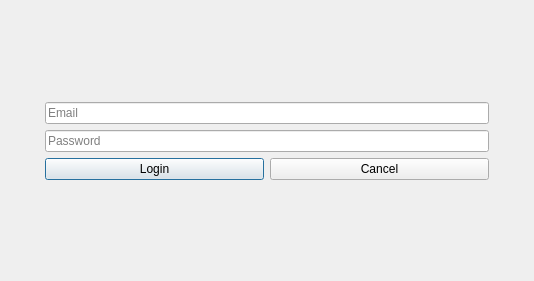
<?xml version="1.0" encoding="UTF-8"?>
<ui version="4.0">
 <class>LoginDialog</class>
 <widget class="QDialog" name="LoginDialog">
  <property name="geometry">
   <rect>
    <x>0</x>
    <y>0</y>
    <width>534</width>
    <height>281</height>
   </rect>
  </property>
  <property name="windowTitle">
   <string>Dialog</string>
  </property>
  <layout class="QVBoxLayout" name="verticalLayout">
   <property name="leftMargin">
    <number>45</number>
   </property>
   <property name="rightMargin">
    <number>45</number>
   </property>
   <item>
    <spacer name="verticalSpacer_2">
     <property name="orientation">
      <enum>Qt::Vertical</enum>
     </property>
     <property name="sizeHint" stdset="0">
      <size>
       <width>20</width>
       <height>40</height>
      </size>
     </property>
    </spacer>
   </item>
   <item>
    <widget class="QLineEdit" name="lineEdit">
     <property name="placeholderText">
      <string>Email</string>
     </property>
    </widget>
   </item>
   <item>
    <widget class="QLineEdit" name="lineEdit_2">
     <property name="echoMode">
      <enum>QLineEdit::Password</enum>
     </property>
     <property name="placeholderText">
      <string>Password</string>
     </property>
    </widget>
   </item>
   <item>
    <layout class="QHBoxLayout" name="horizontalLayout">
     <item>
      <widget class="QPushButton" name="pushButton_2">
       <property name="text">
        <string>Login</string>
       </property>
      </widget>
     </item>
     <item>
      <widget class="QPushButton" name="pushButton">
       <property name="text">
        <string>Cancel</string>
       </property>
      </widget>
     </item>
    </layout>
   </item>
   <item>
    <spacer name="verticalSpacer">
     <property name="orientation">
      <enum>Qt::Vertical</enum>
     </property>
     <property name="sizeHint" stdset="0">
      <size>
       <width>20</width>
       <height>40</height>
      </size>
     </property>
    </spacer>
   </item>
  </layout>
 </widget>
 <resources/>
 <connections/>
</ui>
